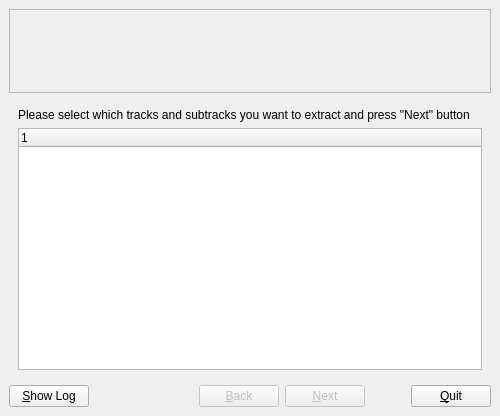
<ui version="4.0" >
 <class>DMXWizardClass</class>
 <widget class="QDialog" name="DMXWizardClass" >
  <property name="geometry" >
   <rect>
    <x>0</x>
    <y>0</y>
    <width>500</width>
    <height>416</height>
   </rect>
  </property>
  <property name="windowTitle" >
   <string>DMXWizard</string>
  </property>
  <layout class="QVBoxLayout" >
   <property name="margin" >
    <number>9</number>
   </property>
   <property name="spacing" >
    <number>6</number>
   </property>
   <item>
    <widget class="QFrame" name="frame" >
     <property name="frameShape" >
      <enum>QFrame::StyledPanel</enum>
     </property>
     <property name="frameShadow" >
      <enum>QFrame::Plain</enum>
     </property>
     <layout class="QHBoxLayout" >
      <property name="margin" >
       <number>9</number>
      </property>
      <property name="spacing" >
       <number>6</number>
      </property>
      <item>
       <widget class="QLabel" name="imageLabel" >
        <property name="minimumSize" >
         <size>
          <width>64</width>
          <height>64</height>
         </size>
        </property>
        <property name="maximumSize" >
         <size>
          <width>64</width>
          <height>64</height>
         </size>
        </property>
        <property name="text" >
         <string/>
        </property>
        <property name="pixmap" >
         <pixmap resource="dmxwizard.qrc" >:/DMXWizard/Resources/dmx.png</pixmap>
        </property>
       </widget>
      </item>
      <item>
       <widget class="QLabel" name="infoLabel" >
        <property name="alignment" >
         <set>Qt::AlignCenter</set>
        </property>
       </widget>
      </item>
     </layout>
    </widget>
   </item>
   <item>
    <widget class="QStackedWidget" name="stackedWidget" >
     <property name="currentIndex" >
      <number>1</number>
     </property>
     <widget class="QWidget" name="settingsPage" >
      <layout class="QGridLayout" >
       <property name="margin" >
        <number>9</number>
       </property>
       <property name="spacing" >
        <number>6</number>
       </property>
       <item row="3" column="0" >
        <widget class="QLabel" name="label_2" >
         <property name="text" >
          <string>Output path</string>
         </property>
         <property name="buddy" >
          <cstring>outputPathEdit</cstring>
         </property>
        </widget>
       </item>
       <item row="4" column="1" >
        <widget class="QLineEdit" name="toolsPathEdit" />
       </item>
       <item row="3" column="1" >
        <widget class="QLineEdit" name="outputPathEdit" />
       </item>
       <item row="3" column="2" >
        <widget class="QPushButton" name="outputBrowseButton" >
         <property name="text" >
          <string>Browse...</string>
         </property>
        </widget>
       </item>
       <item row="2" column="1" >
        <widget class="QLineEdit" name="dvdPathEdit" />
       </item>
       <item row="1" column="1" >
        <spacer>
         <property name="orientation" >
          <enum>Qt::Vertical</enum>
         </property>
         <property name="sizeHint" >
          <size>
           <width>20</width>
           <height>40</height>
          </size>
         </property>
        </spacer>
       </item>
       <item row="4" column="2" >
        <widget class="QPushButton" name="toolsBrowseButton" >
         <property name="text" >
          <string>Browse...</string>
         </property>
        </widget>
       </item>
       <item row="2" column="0" >
        <widget class="QLabel" name="label" >
         <property name="text" >
          <string>DVD path</string>
         </property>
         <property name="buddy" >
          <cstring>dvdPathEdit</cstring>
         </property>
        </widget>
       </item>
       <item row="5" column="1" >
        <layout class="QHBoxLayout" >
         <property name="margin" >
          <number>0</number>
         </property>
         <property name="spacing" >
          <number>6</number>
         </property>
         <item>
          <widget class="QLabel" name="errorImageLabel" >
           <property name="maximumSize" >
            <size>
             <width>24</width>
             <height>24</height>
            </size>
           </property>
           <property name="pixmap" >
            <pixmap resource="dmxwizard.qrc" >:/DMXWizard/Resources/error.png</pixmap>
           </property>
          </widget>
         </item>
         <item>
          <widget class="QLabel" name="errorInfoLabel" >
           <property name="sizePolicy" >
            <sizepolicy>
             <hsizetype>5</hsizetype>
             <vsizetype>0</vsizetype>
             <horstretch>0</horstretch>
             <verstretch>0</verstretch>
            </sizepolicy>
           </property>
           <property name="minimumSize" >
            <size>
             <width>0</width>
             <height>24</height>
            </size>
           </property>
          </widget>
         </item>
        </layout>
       </item>
       <item row="6" column="1" >
        <layout class="QHBoxLayout" >
         <property name="margin" >
          <number>0</number>
         </property>
         <property name="spacing" >
          <number>6</number>
         </property>
         <item>
          <widget class="QLabel" name="warningImageLabel" >
           <property name="maximumSize" >
            <size>
             <width>24</width>
             <height>24</height>
            </size>
           </property>
           <property name="pixmap" >
            <pixmap resource="dmxwizard.qrc" >:/DMXWizard/Resources/warning.png</pixmap>
           </property>
          </widget>
         </item>
         <item>
          <widget class="QLabel" name="warningInfoLabel" >
           <property name="sizePolicy" >
            <sizepolicy>
             <hsizetype>5</hsizetype>
             <vsizetype>0</vsizetype>
             <horstretch>0</horstretch>
             <verstretch>0</verstretch>
            </sizepolicy>
           </property>
           <property name="minimumSize" >
            <size>
             <width>0</width>
             <height>24</height>
            </size>
           </property>
          </widget>
         </item>
        </layout>
       </item>
       <item row="2" column="2" >
        <widget class="QPushButton" name="dvdBrowseButton" >
         <property name="text" >
          <string>Browse...</string>
         </property>
        </widget>
       </item>
       <item row="7" column="1" >
        <spacer>
         <property name="orientation" >
          <enum>Qt::Vertical</enum>
         </property>
         <property name="sizeHint" >
          <size>
           <width>20</width>
           <height>31</height>
          </size>
         </property>
        </spacer>
       </item>
       <item row="4" column="0" >
        <widget class="QLabel" name="label_3" >
         <property name="text" >
          <string>Tools path</string>
         </property>
         <property name="buddy" >
          <cstring>toolsPathEdit</cstring>
         </property>
        </widget>
       </item>
       <item row="0" column="1" >
        <widget class="QLabel" name="label_5" >
         <property name="text" >
          <string>Please specify the required paths and click "Next" button</string>
         </property>
        </widget>
       </item>
      </layout>
     </widget>
     <widget class="QWidget" name="selectionPage" >
      <layout class="QVBoxLayout" >
       <property name="margin" >
        <number>9</number>
       </property>
       <property name="spacing" >
        <number>6</number>
       </property>
       <item>
        <widget class="QLabel" name="label_4" >
         <property name="text" >
          <string>Please select which tracks and subtracks you want to extract and press "Next" button</string>
         </property>
         <property name="buddy" >
          <cstring>selectionTree</cstring>
         </property>
        </widget>
       </item>
       <item>
        <widget class="DMXSelectionTree" name="selectionTree" />
       </item>
      </layout>
     </widget>
     <widget class="QWidget" name="extractionPage" >
      <layout class="QVBoxLayout" >
       <property name="margin" >
        <number>9</number>
       </property>
       <property name="spacing" >
        <number>6</number>
       </property>
       <item>
        <widget class="QLabel" name="progressInfoLabel" >
         <property name="text" >
          <string>Please wait...
You can stop the process at any moment by clicking the "Stop" button.</string>
         </property>
        </widget>
       </item>
       <item>
        <spacer>
         <property name="orientation" >
          <enum>Qt::Vertical</enum>
         </property>
         <property name="sizeHint" >
          <size>
           <width>20</width>
           <height>40</height>
          </size>
         </property>
        </spacer>
       </item>
       <item>
        <widget class="QLabel" name="stepInfoLabel" >
         <property name="text" >
          <string>Step</string>
         </property>
        </widget>
       </item>
       <item>
        <widget class="QProgressBar" name="progressBar" >
         <property name="value" >
          <number>0</number>
         </property>
         <property name="orientation" >
          <enum>Qt::Horizontal</enum>
         </property>
        </widget>
       </item>
       <item>
        <layout class="QHBoxLayout" >
         <property name="margin" >
          <number>0</number>
         </property>
         <property name="spacing" >
          <number>6</number>
         </property>
         <item>
          <spacer>
           <property name="orientation" >
            <enum>Qt::Horizontal</enum>
           </property>
           <property name="sizeHint" >
            <size>
             <width>40</width>
             <height>20</height>
            </size>
           </property>
          </spacer>
         </item>
         <item>
          <widget class="QPushButton" name="stopButton" >
           <property name="enabled" >
            <bool>false</bool>
           </property>
           <property name="text" >
            <string>S&amp;top</string>
           </property>
          </widget>
         </item>
        </layout>
       </item>
       <item>
        <spacer>
         <property name="orientation" >
          <enum>Qt::Vertical</enum>
         </property>
         <property name="sizeHint" >
          <size>
           <width>20</width>
           <height>40</height>
          </size>
         </property>
        </spacer>
       </item>
      </layout>
     </widget>
    </widget>
   </item>
   <item>
    <layout class="QHBoxLayout" >
     <property name="margin" >
      <number>0</number>
     </property>
     <property name="spacing" >
      <number>6</number>
     </property>
     <item>
      <widget class="QPushButton" name="logButton" >
       <property name="text" >
        <string>&amp;Show Log</string>
       </property>
       <property name="icon" >
        <iconset resource="dmxwizard.qrc" >:/DMXWizard/Resources/log.png</iconset>
       </property>
       <property name="checkable" >
        <bool>true</bool>
       </property>
      </widget>
     </item>
     <item>
      <spacer>
       <property name="orientation" >
        <enum>Qt::Horizontal</enum>
       </property>
       <property name="sizeType" >
        <enum>QSizePolicy::Expanding</enum>
       </property>
       <property name="sizeHint" >
        <size>
         <width>40</width>
         <height>20</height>
        </size>
       </property>
      </spacer>
     </item>
     <item>
      <widget class="QPushButton" name="backButton" >
       <property name="enabled" >
        <bool>false</bool>
       </property>
       <property name="text" >
        <string>&amp;Back</string>
       </property>
       <property name="icon" >
        <iconset resource="dmxwizard.qrc" >:/DMXWizard/Resources/back.png</iconset>
       </property>
      </widget>
     </item>
     <item>
      <widget class="QPushButton" name="nextButton" >
       <property name="enabled" >
        <bool>false</bool>
       </property>
       <property name="text" >
        <string>&amp;Next</string>
       </property>
       <property name="icon" >
        <iconset resource="dmxwizard.qrc" >:/DMXWizard/Resources/next.png</iconset>
       </property>
      </widget>
     </item>
     <item>
      <spacer>
       <property name="orientation" >
        <enum>Qt::Horizontal</enum>
       </property>
       <property name="sizeType" >
        <enum>QSizePolicy::Fixed</enum>
       </property>
       <property name="sizeHint" >
        <size>
         <width>40</width>
         <height>20</height>
        </size>
       </property>
      </spacer>
     </item>
     <item>
      <widget class="QPushButton" name="quitButton" >
       <property name="text" >
        <string>&amp;Quit</string>
       </property>
       <property name="icon" >
        <iconset resource="dmxwizard.qrc" >:/DMXWizard/Resources/quit.png</iconset>
       </property>
      </widget>
     </item>
    </layout>
   </item>
  </layout>
 </widget>
 <layoutdefault spacing="6" margin="11" />
 <customwidgets>
  <customwidget>
   <class>DMXSelectionTree</class>
   <extends>QTreeWidget</extends>
   <header>dmxselectiontree.h</header>
  </customwidget>
 </customwidgets>
 <tabstops>
  <tabstop>dvdPathEdit</tabstop>
  <tabstop>dvdBrowseButton</tabstop>
  <tabstop>outputPathEdit</tabstop>
  <tabstop>outputBrowseButton</tabstop>
  <tabstop>toolsPathEdit</tabstop>
  <tabstop>toolsBrowseButton</tabstop>
  <tabstop>logButton</tabstop>
  <tabstop>backButton</tabstop>
  <tabstop>nextButton</tabstop>
  <tabstop>quitButton</tabstop>
  <tabstop>selectionTree</tabstop>
  <tabstop>stopButton</tabstop>
 </tabstops>
 <resources>
  <include location="dmxwizard.qrc" />
 </resources>
 <connections>
  <connection>
   <sender>quitButton</sender>
   <signal>clicked()</signal>
   <receiver>DMXWizardClass</receiver>
   <slot>close()</slot>
   <hints>
    <hint type="sourcelabel" >
     <x>489</x>
     <y>380</y>
    </hint>
    <hint type="destinationlabel" >
     <x>479</x>
     <y>260</y>
    </hint>
   </hints>
  </connection>
 </connections>
</ui>
